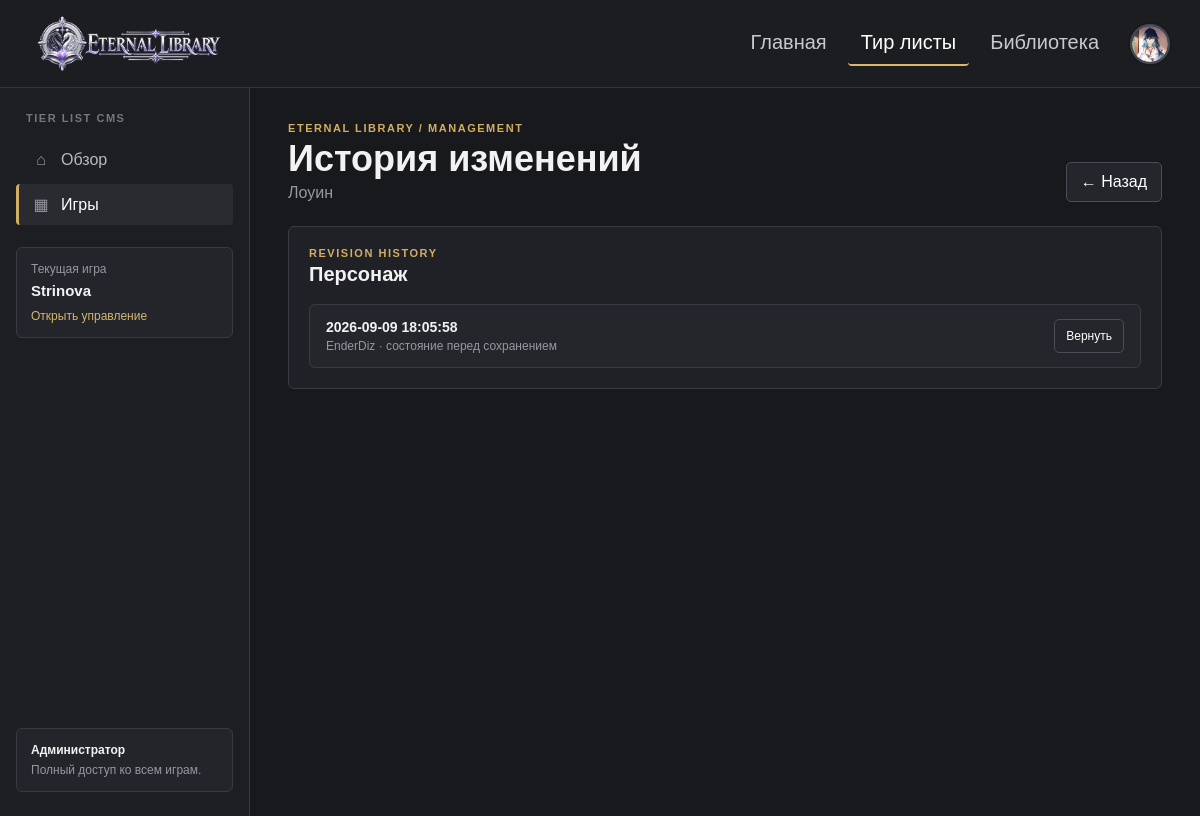
/manage/characters/14/history (signed in), run on the app's committed database.
### tables this page shows
CREATE TABLE games (
    id INTEGER PRIMARY KEY AUTOINCREMENT,
    slug TEXT NOT NULL UNIQUE COLLATE NOCASE,
    name TEXT NOT NULL,
    description TEXT,
    image_filename TEXT,
    release_status TEXT NOT NULL DEFAULT 'released'
        CHECK (release_status IN ('released', 'upcoming')),
    release_date TEXT,
    publication_status TEXT NOT NULL DEFAULT 'draft'
        CHECK (publication_status IN ('draft', 'published', 'archived')),
    created_by INTEGER NOT NULL,
    created_at TEXT NOT NULL DEFAULT CURRENT_TIMESTAMP,
    updated_at TEXT NOT NULL DEFAULT CURRENT_TIMESTAMP, content_cycle_label TEXT, content_cycle INTEGER NOT NULL DEFAULT 1,
    FOREIGN KEY (created_by) REFERENCES users(id) ON DELETE RESTRICT
);

CREATE TABLE users (
    id INTEGER PRIMARY KEY AUTOINCREMENT,
    username TEXT NOT NULL UNIQUE COLLATE NOCASE,
    email TEXT UNIQUE COLLATE NOCASE,
    password_hash TEXT NOT NULL,
    role TEXT NOT NULL DEFAULT 'user'
        CHECK (role IN ('admin', 'creator', 'user')),
    avatar_filename TEXT,
    created_at TEXT NOT NULL DEFAULT CURRENT_TIMESTAMP,
    updated_at TEXT NOT NULL DEFAULT CURRENT_TIMESTAMP
);

CREATE TABLE characters (
    id INTEGER PRIMARY KEY AUTOINCREMENT,
    game_id INTEGER NOT NULL,
    name TEXT NOT NULL,
    slug TEXT NOT NULL,
    image_filename TEXT NOT NULL,
    summary TEXT,
    publication_status TEXT NOT NULL DEFAULT 'draft'
        CHECK (publication_status IN ('draft', 'published', 'archived')),
    created_by INTEGER NOT NULL,
    created_at TEXT NOT NULL DEFAULT CURRENT_TIMESTAMP,
    updated_at TEXT NOT NULL DEFAULT CURRENT_TIMESTAMP, avatar_background TEXT NOT NULL DEFAULT 'assr'
                CHECK (avatar_background IN ('assr', 'ssr', 'sr', 'r', 'n')), manual_changed_cycle INTEGER,
    UNIQUE (game_id, slug),
    FOREIGN KEY (game_id) REFERENCES games(id) ON DELETE CASCADE,
    FOREIGN KEY (created_by) REFERENCES users(id) ON DELETE RESTRICT
);

CREATE TABLE content_revisions (
    id INTEGER PRIMARY KEY AUTOINCREMENT,
    entity_type TEXT NOT NULL
        CHECK (entity_type IN ('game', 'character')),
    entity_id INTEGER NOT NULL,
    game_id INTEGER NOT NULL,
    snapshot_json TEXT NOT NULL,
    created_by INTEGER,
    reason TEXT NOT NULL DEFAULT 'edit'
        CHECK (reason IN ('edit', 'before_rollback')),
    created_at TEXT NOT NULL DEFAULT CURRENT_TIMESTAMP,
    FOREIGN KEY (created_by) REFERENCES users(id) ON DELETE SET NULL
);

### eternal_library/tierlists/manage/revisions.py (the view)
@bp.get("/manage/characters/<int:character_id>/history")
@management_required
def manage_character_history(character_id: int):
    character = get_character(character_id)
    if character is None:
        abort(404)
    game = require_game_access(character["game_id"])
    return render_template(
        "tierlists/manage/manage_revision_history.html",
        game=game,
        character=character,
        entity_type="character",
        entity_name=character["name"],
        revisions=list_revisions("character", character_id),
        back_url=url_for("tierlists_manage.manage_character_edit", character_id=character_id),
    )

### eternal_library/auth/hooks.py (called while the page is built)
def csrf_token() -> str:
    token = session.get("csrf_token")
    if not token:
        token = secrets.token_urlsafe(32)
        session["csrf_token"] = token
    return token

def avatar_url(user) -> str:
    if user and user["avatar_filename"]:
        return url_for("core.media_file", filename=f"avatars/{user['avatar_filename']}")
    return url_for("core.media_file", filename="tierlists/characters/eve.webp")

def role_label(role: str) -> str:
    return {
        "admin": "Администратор",
        "creator": "Редактор",
        "user": "Пользователь",
    }.get(role, role)

### eternal_library/database.py (called while the page is built)
def connect_db() -> sqlite3.Connection:
    INSTANCE_DIR.mkdir(parents=True, exist_ok=True)
    connection = sqlite3.connect(DATABASE_PATH)
    connection.row_factory = sqlite3.Row
    connection.execute("PRAGMA foreign_keys = ON")
    return connection

def get_user_by_id(user_id: int):
    with connect_db() as db:
        return db.execute("SELECT * FROM users WHERE id = ?", (user_id,)).fetchone()

### eternal_library/tierlists/content_repository.py (called while the page is built, shortened)
def get_game(game_id: int):
    with connect_db() as db:
        return db.execute("SELECT * FROM games WHERE id = ?", (game_id,)).fetchone()

def get_character(character_id: int):
    with connect_db() as db:
        return db.execute("SELECT * FROM characters WHERE id = ?", (character_id,)).fetchone()

def can_manage_game(user, game_id: int) -> bool:
    if user is None:
        return False
    if user["role"] == "admin":
        return True

### eternal_library/tierlists/helpers.py (called while the page is built)
def require_game_access(game_id: int):
    game = get_game(game_id)
    if game is None:
        abort(404)
    if not can_manage_game(g.user, game_id):
        abort(403)
    return game

### eternal_library/tierlists/revision_repository.py (called while the page is built)
def list_revisions(entity_type: str, entity_id: int, *, limit: int = 30):
    with connect_db() as db:
        return db.execute(
            """
            SELECT r.*, u.username AS editor_name
            FROM content_revisions r
            LEFT JOIN users u ON u.id = r.created_by
            WHERE r.entity_type = ? AND r.entity_id = ?
            ORDER BY r.id DESC
            LIMIT ?
            """,
            (entity_type, entity_id, limit),
        ).fetchall()

### eternal_library/templates/tierlists/manage/manage_revision_history.html (shortened to what this page needs)
{% extends "tierlists/manage/manage_base.html" %}
{% set manage_section = 'games' %}
{% block heading %}История изменений{% endblock %}
{% block subtitle %}{{ entity_name }}{% endblock %}
{% block actions %}
<a class="button ghost" href="{{ back_url }}">← Назад</a>
{% endblock %}
{% block content %}
<section class="panel revision-panel">
    <header class="panel-header">
        <div>
            <p class="section-kicker">REVISION HISTORY</p>
            <h2>{{ 'Настройки игры' if entity_type == 'game' else 'Персонаж' }}</h2>
        </div>
    </header>
    {% if revisions %}
    <div class="revision-list">
        {% for revision in revisions %}
        <article class="revision-row">
            <div class="revision-info">
                <strong>{{ revision['created_at'] }}</strong>
                <span>
                    {{ revision['editor_name'] or 'Удалённый пользователь' }}
                    ·
                    {% if revision['reason'] == 'before_rollback' %}
                    состояние перед откатом
                    {% else %}
                    состояние перед сохранением
                    {% endif %}
                </span>
            </div>
            <form method="post" action="{{ url_for('tierlists_manage.manage_revision_rollback', revision_id=revision['id']) }}" onsubmit="return confirm('Вернуть эту версию? Текущее состояние сначала будет сохранено в истории.');">
                <button class="button ghost small" type="submit">Вернуть</button>
            </form>
        </article>
        {% endfor %}
    </div>
    {% else %}
    <div class="revision-empty">
        <strong>История пока пуста.</strong>
        <span>Первая точка восстановления появится после следующего изменения.</span>
    </div>
    {% endif %}
</section>
{% endblock %}

### eternal_library/templates/tierlists/manage/manage_base.html (shortened to what this page needs)
{% extends "base.html" %}
{% block page_styles %}
<link rel="stylesheet" href="{{ url_for('static', filename='css/tierlists/management_style.css') }}">
{% endblock %}
{% block body %}
{% with site_section='tierlists' %}{% include 'components/_site_header.html' %}{% endwith %}
<div class="manage-layout">
    <aside class="manage-sidebar">
        <p class="sidebar-kicker">TIER LIST CMS</p>
        <nav class="manage-nav">
            <a class="{% if manage_section == 'dashboard' %}active{% endif %}" href="{{ url_for('tierlists_manage.manage_dashboard') }}">
                <span>⌂</span> Обзор
            </a>
            <a class="{% if manage_section == 'games' %}active{% endif %}" href="{{ url_for('tierlists_manage.manage_dashboard') }}#games">
                <span>▦</span> Игры
            </a>
        </nav>
        {% if game is defined and game %}
        <div class="sidebar-context">
            <span>Текущая игра</span>
            <strong>{{ game['name'] }}</strong>
            <a href="{{ url_for('tierlists_manage.manage_game', game_id=game['id']) }}">Открыть управление</a>
        </div>
        {% endif %}
        <div class="sidebar-note">
            <strong>{{ role_label(current_user['role']) }}</strong>
            {% if current_user['role'] == 'admin' %}
            <span>Полный доступ ко всем играм.</span>
            {% else %}
            <span>Доступ только к назначенным играм.</span>
            {% endif %}
        </div>
    </aside>
    <main class="manage-content">
        <header class="page-heading">
            <div>
                <p class="eyebrow">{{ brand['name']|upper }} / MANAGEMENT</p>
                <h1>{% block heading %}Управление{% endblock %}</h1>
                <p>{% block subtitle %}{% endblock %}</p>
            </div>
            <div class="heading-actions">{% block actions %}{% endblock %}</div>
        </header>
        {% block content %}{% endblock %}
    </main>
</div>
{% endblock %}

### eternal_library/static/css/tierlists/management_style.css (style rules this page uses)
* { box-sizing: border-box; }
:root { color-scheme: dark; --bg: #18191d; --panel: #202126; --panel-2: #26272d; --panel-3: #2d2f36; --border: #393b43; --border-strong: #4a4d57; --text: #f2f2f3; --muted: #9698a1; --muted-2: #747680; --accent: #d2ae62; --accent-soft: #5f5134; --blue: #5d92d8; --green: #69b783; --red: #cf6b70; --orange: #d59a59; }
body { margin: 0; min-width: 320px; background: var(--bg); color: var(--text); font-family: Inter, ui-sans-serif, system-ui, -apple-system, BlinkMacSystemFont, "Segoe UI", sans-serif; }
button, input, select, textarea { font: inherit; }
a { color: inherit; }
.manage-layout { display: grid; grid-template-columns: 250px minmax(0, 1fr); min-height: calc(100vh - 72px); }
.manage-sidebar { position: sticky; top: 72px; align-self: start; height: calc(100vh - 72px); display: flex; flex-direction: column; padding: 24px 16px; border-right: 1px solid var(--border); background: #1d1e22; }
.sidebar-kicker, .eyebrow, .section-kicker { margin: 0; color: var(--accent); font-size: 11px; font-weight: 800; letter-spacing: .14em; text-transform: uppercase; }
.sidebar-kicker { padding: 0 10px 16px; color: var(--muted-2); }
.manage-nav { display: grid; gap: 4px; }
.manage-nav a { display: flex; align-items: center; gap: 10px; padding: 11px 12px; color: #b8bac1; text-decoration: none; border-left: 3px solid transparent; border-radius: 4px; }
.manage-nav a.active { color: white; background: #2a2b31; border-left-color: var(--accent); }
.manage-nav a span { width: 20px; color: var(--muted); text-align: center; }
.sidebar-context, .sidebar-note { display: grid; gap: 6px; padding: 14px; margin-top: 22px; border: 1px solid var(--border); border-radius: 6px; background: #24252a; }
.sidebar-context span, .sidebar-note span { color: var(--muted); font-size: 12px; }
.sidebar-context strong { font-size: 15px; }
.sidebar-context a { margin-top: 4px; color: #d4b66e; font-size: 12px; text-decoration: none; }
.sidebar-note { margin-top: auto; }
.sidebar-note strong { font-size: 12px; }
.manage-content { min-width: 0; width: min(1500px, 100%); padding: 34px 38px 90px; }
.page-heading { display: flex; align-items: end; justify-content: space-between; gap: 24px; margin-bottom: 24px; }
.page-heading h1 { margin: 6px 0 6px; font-size: clamp(28px, 3vw, 42px); line-height: 1.05; }
.page-heading > div > p:last-child { margin: 0; color: var(--muted); }
.heading-actions, .row-actions, .save-actions { display: flex; align-items: center; gap: 10px; flex-wrap: wrap; }
.button { display: inline-flex; align-items: center; justify-content: center; min-height: 40px; padding: 0 14px; border: 1px solid var(--border-strong); border-radius: 5px; color: white; background: #303138; text-decoration: none; cursor: pointer; }
.button.ghost { background: #25262b; }
.button.small { min-height: 34px; padding: 0 11px; font-size: 12px; }
.stat-card, .panel { border: 1px solid var(--border); background: var(--panel); }
.panel { margin-bottom: 18px; padding: 20px; border-radius: 6px; }
.panel-header { display: flex; align-items: center; justify-content: space-between; gap: 18px; margin-bottom: 18px; }
.panel-header h2 { margin: 4px 0 0; font-size: 20px; }
.revision-list { display: grid; gap: 10px; }
.revision-row { display: flex; align-items: center; justify-content: space-between; gap: 16px; padding: 14px 16px; border: 1px solid var(--border); border-radius: 6px; background: #25262b; }
.revision-info { display: grid; gap: 4px; }
.revision-info strong { font-size: 14px; }
.revision-info span, .revision-empty span { color: var(--muted); font-size: 12px; }

### eternal_library/static/css/common/global_style.css (style rules this page uses)
:root { --site-bg: #23242a; --site-panel: #1c1d21; --site-panel-soft: #25262b; --site-border: #33343a; --site-text: #f2f2f3; --site-muted: #9b9ca4; --site-accent: #d8b86a; }
html { color-scheme: dark; }
body { min-width: 320px; color: var(--site-text); font-family: Arial, Helvetica, sans-serif !important; -webkit-font-smoothing: antialiased; }
button, input, select, textarea { font: inherit; }

### data on the page
games: name "Strinova"
users: role "Администратор"
characters: name "Лоуин"
content_revisions: created_at "2026-09-09 18:05:58", username "EnderDiz", reason "состояние перед сохранением"

### other printed values
{{ brand['name']|upper }} "ETERNAL LIBRARY"
{{ 'Настройки игры' if entity_type == 'game' else 'Персонаж' }} "Персонаж"
